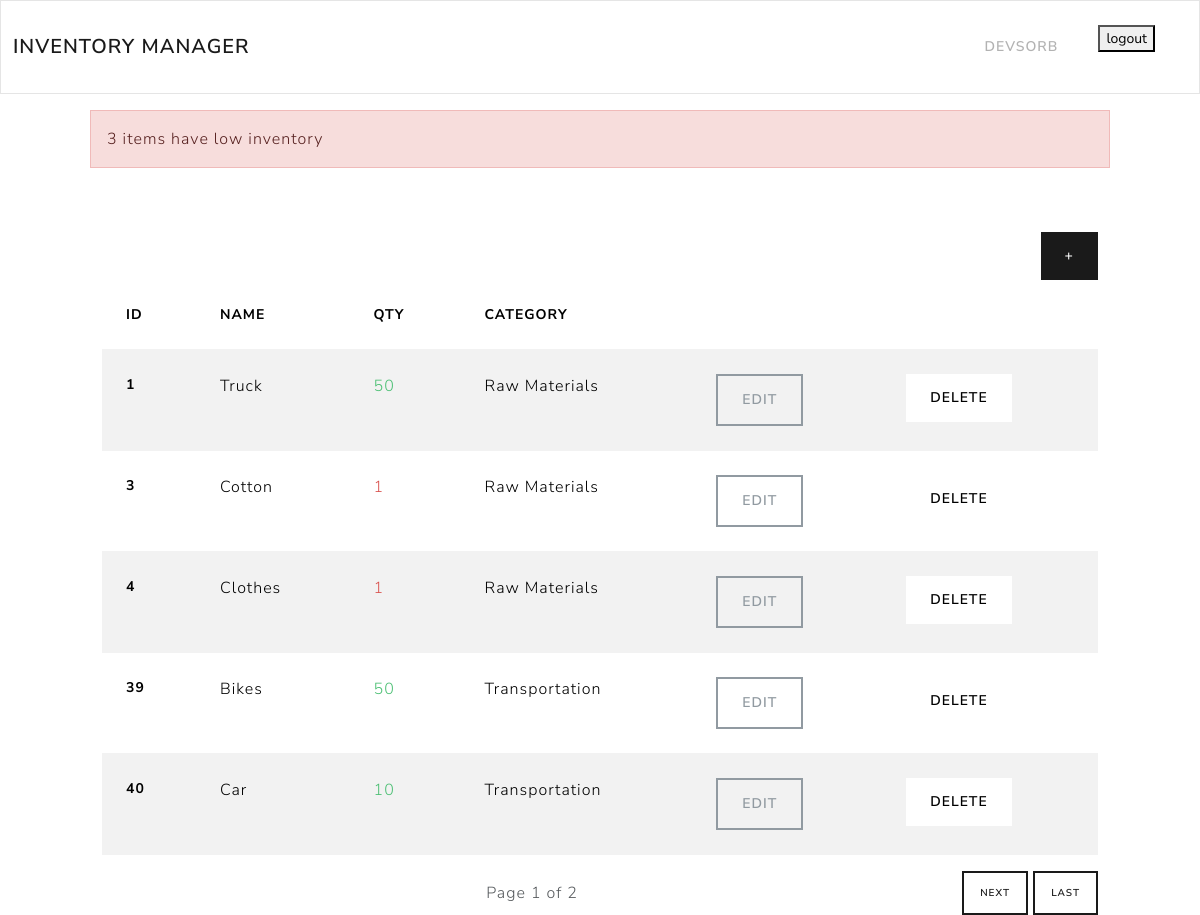
Screenshot of /dashboard/ (signed in) with the database file from the repository.
### inventory/models.py (models this page shows, shortened)
class InventoryItem(models.Model):
    name = models.CharField(max_length=200)
    quantity = models.PositiveIntegerField()
    category = models.ForeignKey('Category', on_delete=models.SET_NULL, blank=True, null=True)
    date_created =models.DateTimeField(auto_now_add=True)
    user = models.ForeignKey('auth.User', on_delete=models.CASCADE)

class Category(models.Model):
    name = models.CharField(max_length=200)
    class Meta:
        verbose_name_plural ='categories'

### inventory/views.py (the view, shortened to what this page needs)
# urls.py: path('dashboard/', Dashboard.as_view(), name='dashboard'),
class Dashboard(LoginRequiredMixin, View):
    def get(self, request):
        items = InventoryItem.objects.filter(user=self.request.user.id).order_by("id")
        paginator = Paginator(items, 5)
        page_number = request.GET.get("page")
        page_obj = paginator.get_page(page_number)
        low_inventory = InventoryItem.objects.filter(
            user=self.request.user.id, quantity__lte=LOW_QUANTITY
        )
        if low_inventory.count() > 0:
            if low_inventory.count() > 1:
                messages.error(
                    request,
                    ngettext(
                        "%(count)d item has low inventory",
                        "%(count)d items have low inventory",
                        low_inventory.count(),
                    )
                    % {"count": low_inventory.count()},
                )
        low_inventory_ids = InventoryItem.objects.filter(
            user=self.request.user.id, quantity__lte=LOW_QUANTITY
        ).values_list("id", flat=True)
        return render(
            request,
            "inventory/dashboard.html",
            {"page_obj": page_obj, "low_inventory_ids": low_inventory_ids},
        )

### inventory/templates/inventory/dashboard.html (shortened to what this page needs)
{% extends 'inventory/base.html' %}
{% load i18n %}
{% block content %}
	{% if messages %}
		<div class="row mt-3">
			{% for message in messages %}
				{% if message.tags == 'error' %}
					<div class="col-md-10 col-12 mx-auto alert alert-danger">
						{{ message }}
					</div>
				{% else %}
					<div class="col-md-10 col-12 mx-auto alert alert-success">
						{{ message }}
					</div>
				{% endif %}
			{% endfor %}
		</div>
	{% endif %}
	<div class="row">
		<div class="col-md-10 col-12 mx-auto mt-5">
			<div class="d-flex justify-content-end">
				<a href="{% url 'add-item' %}" class="btn btn-primary">+</a>
			</div>
			<table class="table table-hover table-striped">
				<thead>
					<tr>
						<th scope="col">{% trans "ID" %}</th>
						<th scope="col">{% trans "Name" %}</th>
						<th scope="col">{% trans "Qty" %}</th>
						<th scope="col">{% trans "Category" %}</th>
						<th scope="col"></th>
						<th scope="col"></th>
					</tr>
				</thead>
				<tbody>
					{% for item in page_obj %}
					<tr>
						<th scope="row">{{ item.id }}</th>
						<td>{{ item.name }}</td>
						{% if item.id in low_inventory_ids %}
							<td class="text-danger">{{ item.quantity }}</td>
						{% else %}
							<td class="text-success">{{ item.quantity }}</td>
						{% endif %}
						<td>{{ item.category.name }}</td>
						<td><a href="{% url 'edit-item' item.id %}" class="btn btn-outline-secondary">{% trans "Edit" %}</a></td>
						<td><a href="{% url 'delete-item' item.id %}" class="btn btn-secondary">{% trans "Delete" %}</a></td>
					</tr>
					{% endfor %}
				</tbody>
			</table>
			<div class="d-flex justify-content-between align-items-center mt-3">
    <span>Page {{ page_obj.number }} of {{ page_obj.paginator.num_pages }}</span>
    <div>
        {% if page_obj.has_next %}
            <a href="?page={{ page_obj.next_page_number }}" class="btn btn-outline-primary btn-sm">{% trans "Next" %}</a>
            <a href="?page={{ page_obj.paginator.num_pages }}" class="btn btn-outline-primary btn-sm">{% trans "Last" %}</a>
        {% endif %}
    </div>
</div>
		</div>
{% endblock content %}

### inventory/templates/inventory/navigation.html (shortened to what this page needs)
{% load i18n %}
<nav class="navbar navbar-expand-lg bg-light">
  <div class="container-fluid">
    <a class="navbar-brand" href="{% url 'index' %}">{% trans "Inventory Manager" %}</a>
    <div class="collapse navbar-collapse justify-content-end" id="navbarNav">
      <ul class="navbar-nav">
        {% if user.is_authenticated %}
        <li class="nav-item">
          <a class="nav-link" href="#">{{ user.username }}</a>
        </li>
        <li class="nav-item">
          <form method="post" action="{% url 'logout' %}">
            <button type="submit">{% trans "logout" %}</button>
          </form>
        </li>
        {% endif %}
      </ul>
    </div>
  </div>
</nav>

### rows the page displays
InventoryItem: id "1", name "Truck", quantity "50", category.name "Raw Materials"
InventoryItem: id "3", name "Cotton", quantity "1", category.name "Raw Materials"
InventoryItem: id "4", name "Clothes", quantity "1", category.name "Raw Materials"
InventoryItem: id "39", name "Bikes", quantity "50", category.name "Transportation"
InventoryItem: id "40", name "Car", quantity "10", category.name "Transportation"

### other values shown
{{ user.username }} "DEVSORB"
{{ message }} "3 items have low inventory"
{{ page_obj.number }} "1"
{{ page_obj.paginator.num_pages }} "2"
